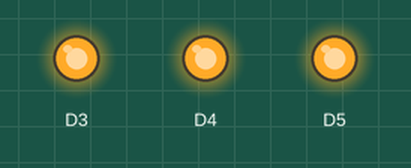
This sketch was run on a simulated ESP8266 (NodeMCU). Parts: output pins drawn as LEDs (lit = HIGH). WiFi joins after 1.5 s; servers stay silent unless stated; what the sketch prints to the serial monitor is not drawn.

Above: at 8.5 s.
At 18.5 s:
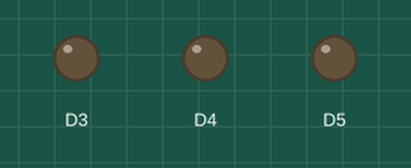
Timing chart, 0 to 29.5 s (numbered marks = the images above):
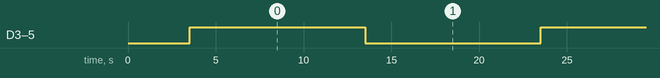

The sketch:

esp8266.ino
```cpp
#include <ESP8266WiFi.h>

const char *ssid = "motolm";
const char *password = "aaaaaaaa";

void setup() {
  Serial.begin(115200);
  delay(2000);
  Serial.println("Programa iniciado.");

  /*
    No futuro aqui serah aberta uma conexao websocket com o servidor para recebimento de mensagens
    sobre o resultado de escanemantos de QRCode/barcode
  */


  // Conexao dos pins para teste
  pinMode(D3, OUTPUT);
  pinMode(D4, OUTPUT);
  pinMode(D5, OUTPUT);


  WiFi.begin(ssid, password);

  Serial.print("Conectando WiFi");
  while (WiFi.status() != WL_CONNECTED) {
    delay(500);
    Serial.print(".");
  }
  Serial.println("");
  Serial.println("WiFi conectado");
  Serial.println(WiFi.localIP());
}

void loop() {
  // Teste dos pins
  digitalWrite(D3, HIGH);
  digitalWrite(D4, HIGH);
  digitalWrite(D5, HIGH);
  delay(10000);
  digitalWrite(D3, LOW);
  digitalWrite(D4, LOW);
  digitalWrite(D5, LOW);
  delay(10000);
}
```

Measured:
- by itself, D3–5: alternates HIGH for 10.0 s and LOW for 10.0 s
